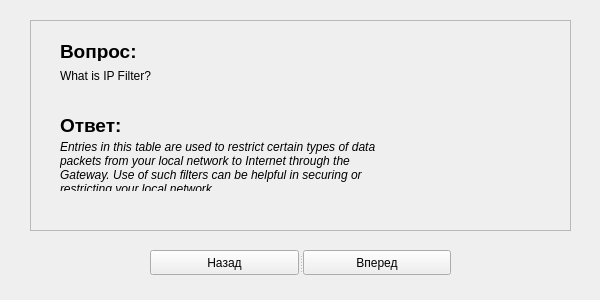
<?xml version="1.0" encoding="UTF-8"?>
<ui version="4.0">
 <class>faq</class>
 <widget class="QWidget" name="faq">
  <property name="geometry">
   <rect>
    <x>0</x>
    <y>0</y>
    <width>600</width>
    <height>300</height>
   </rect>
  </property>
  <property name="windowTitle">
   <string>Form</string>
  </property>
  <widget class="QFrame" name="frame">
   <property name="geometry">
    <rect>
     <x>30</x>
     <y>20</y>
     <width>541</width>
     <height>211</height>
    </rect>
   </property>
   <property name="frameShape">
    <enum>QFrame::StyledPanel</enum>
   </property>
   <property name="frameShadow">
    <enum>QFrame::Raised</enum>
   </property>
   <widget class="QLabel" name="labelAnswerText">
    <property name="geometry">
     <rect>
      <x>30</x>
      <y>120</y>
      <width>511</width>
      <height>51</height>
     </rect>
    </property>
    <property name="text">
     <string>&lt;html&gt;&lt;head/&gt;&lt;body&gt;&lt;p&gt;&lt;span style=&quot; font-style:italic;&quot;&gt;Entries in this table are used to restrict certain types of data&lt;br/&gt;packets from your local network to Internet through the&lt;br/&gt;Gateway. Use of such filters can be helpful in securing or&lt;br/&gt;restricting your local network.&lt;/span&gt;&lt;/p&gt;&lt;/body&gt;&lt;/html&gt;</string>
    </property>
   </widget>
   <widget class="QLabel" name="labelAnswer">
    <property name="geometry">
     <rect>
      <x>30</x>
      <y>90</y>
      <width>67</width>
      <height>31</height>
     </rect>
    </property>
    <property name="text">
     <string>&lt;html&gt;&lt;head/&gt;&lt;body&gt;&lt;p&gt;&lt;span style=&quot; font-size:14pt; font-weight:600;&quot;&gt;Ответ:&lt;/span&gt;&lt;/p&gt;&lt;/body&gt;&lt;/html&gt;</string>
    </property>
   </widget>
   <widget class="QLabel" name="labelQuestionText">
    <property name="geometry">
     <rect>
      <x>30</x>
      <y>30</y>
      <width>491</width>
      <height>51</height>
     </rect>
    </property>
    <property name="text">
     <string>What is IP Filter?</string>
    </property>
   </widget>
   <widget class="QLabel" name="labelQuestion">
    <property name="geometry">
     <rect>
      <x>30</x>
      <y>20</y>
      <width>81</width>
      <height>21</height>
     </rect>
    </property>
    <property name="text">
     <string>&lt;html&gt;&lt;head/&gt;&lt;body&gt;&lt;p&gt;&lt;span style=&quot; font-size:14pt; font-weight:600;&quot;&gt;Вопрос:&lt;/span&gt;&lt;/p&gt;&lt;/body&gt;&lt;/html&gt;</string>
    </property>
   </widget>
  </widget>
  <widget class="QSplitter" name="splitter">
   <property name="geometry">
    <rect>
     <x>150</x>
     <y>250</y>
     <width>301</width>
     <height>25</height>
    </rect>
   </property>
   <property name="orientation">
    <enum>Qt::Horizontal</enum>
   </property>
   <widget class="QPushButton" name="btnBack">
    <property name="text">
     <string>Назад</string>
    </property>
   </widget>
   <widget class="QPushButton" name="btnNext">
    <property name="text">
     <string>Вперед</string>
    </property>
   </widget>
  </widget>
  <zorder>splitter</zorder>
  <zorder>frame</zorder>
 </widget>
 <resources/>
 <connections/>
</ui>
